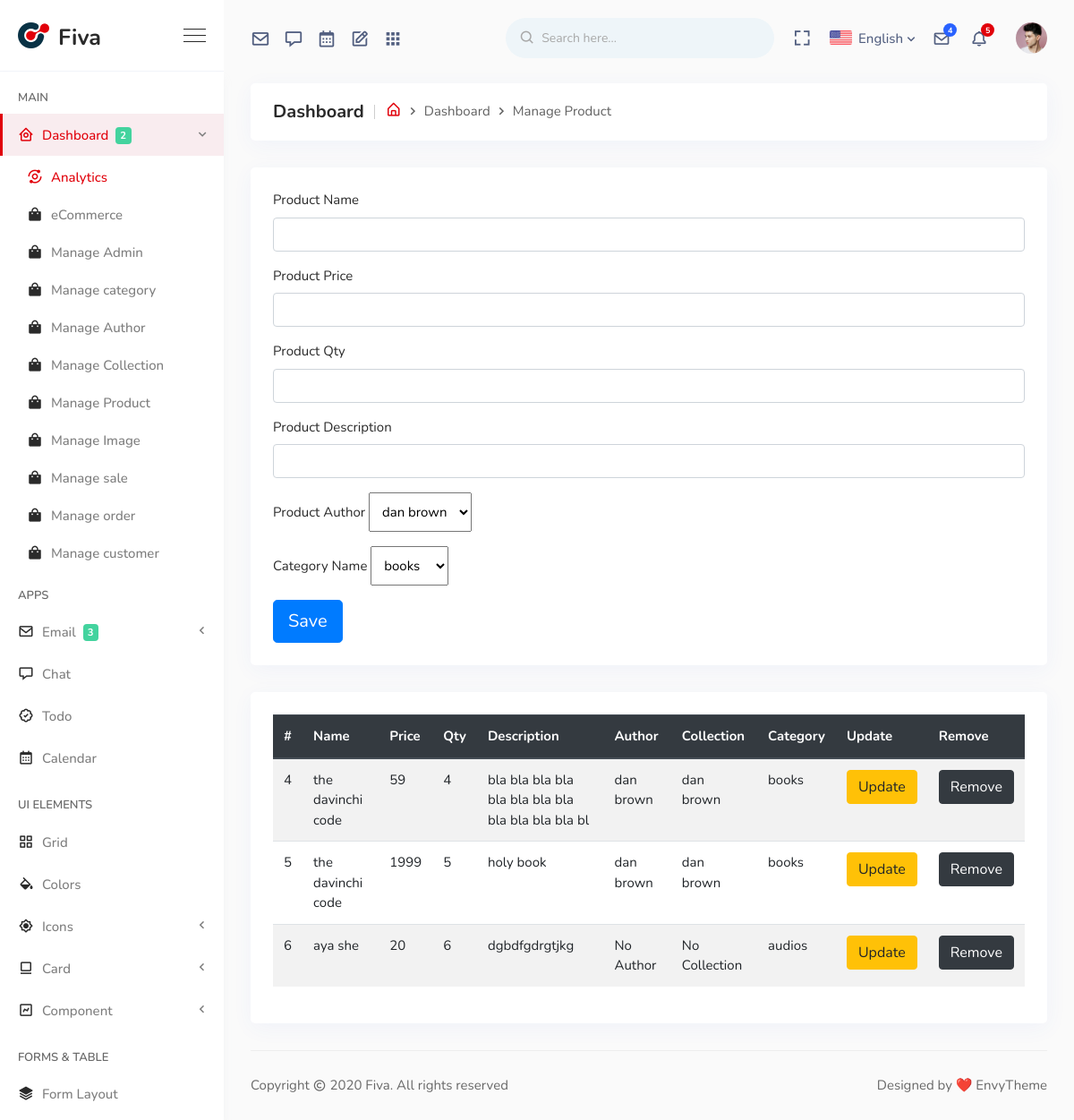
/admin/manage_product.php (signed in), run on the app's committed database.
### tables this page shows
CREATE TABLE `product` (
  `pro_id` int(3) NOT NULL,
  `pro_name` varchar(100) NOT NULL,
  `pro_price` int(10) NOT NULL,
  `pro_qty` int(3) NOT NULL,
  `pro_desc` varchar(100) NOT NULL,
  `author_id` int(3) NOT NULL,
  `coll_id` int(3) NOT NULL,
  `cat_id` int(3) NOT NULL
);

CREATE TABLE `author` (
  `author_id` int(3) NOT NULL,
  `author_name` varchar(50) NOT NULL
);

CREATE TABLE `collection` (
  `coll_id` int(3) NOT NULL,
  `coll_name` varchar(50) NOT NULL,
  `author_id` int(3) NOT NULL
);

CREATE TABLE `category` (
  `cat_id` int(3) NOT NULL,
  `cat_name` varchar(20) NOT NULL
);

### admin/manage_product.php (the view, shortened to what this page needs)
<?php include 'includes/connection.php';
include 'includes/header.php'; ?>
<div class="breadcrumb-area">
    <h1>Dashboard</h1>
    <ol class="breadcrumb">
        <li class="item"><a href="dashboard-analytics.php"><i class='bx bx-home-alt'></i></a></li>
        <li class="item">Dashboard</li>
        <li class="item">Manage Product</li>
    </ol>
</div>
<div class="card mb-30">
    <form method="post" action="" enctype="multipart/form-data">
        <div class="form-group">
            <label>Product Name</label>
            <input type="text" name="pro-name" class="form-control" required>
        </div>
        <div class="form-group">
            <label>Product Price</label>
            <input type="text" name="pro-price" class="form-control" required>
        </div>
        <div class="form-group">
            <label>Product Qty</label>
            <input type="number" name="pro-qty" class="form-control" required>
        </div>
        <div class="form-group">
            <label>Product Description</label>
            <input type="text" name="pro-desc" class="form-control" required>
        </div>
        <div class="form-group">
            <label>Product Author</label>
            <select name="author-id"  style="padding: 10px;" class="custom-file-select select-author">
                <?php
                $query = " select * from author ";
                $result = mysqli_query($conn,$query);
                while($author = mysqli_fetch_assoc($result)){
                        echo "<option value='{$author['author_id']}'>{$author['author_name']}</option>";
                }
                ?>
            </select>
        </div>
        <div class="form-group">
            <label>Category Name</label>
            <select name="cat-id"  style="padding: 10px;" class="custom-file-select select-cat" required>
                <?php
                $query = " select * from category ";
                $result = mysqli_query($conn,$query);
                while($cat = mysqli_fetch_assoc($result)){
                echo "<option value='{$cat['cat_id']}'>{$cat['cat_name']}</option>";
                }
                ?>
            </select>
        </div>
        <button type="submit" name="submit" class="btn btn-lg btn-primary">Save</button>
    </form>
</div>
<div class="card mb-30">
    <table class="table table-striped">
        <thead class="thead-dark">
        <tr>
            <th scope="col">#</th>
            <th scope="col">Name</th>
            <th scope="col">Price</th>
            <th scope="col">Qty</th>
            <th scope="col">Description</th>
            <th scope="col">Author</th>
            <th scope="col">Collection</th>
            <th scope="col">Category</th>
            <th scope="col">Update</th>
            <th scope="col">Remove</th>
        </tr>
        </thead>
        <tbody>
        <?php
        $query = " select pro_id,pro_name,pro_price,pro_qty,pro_desc,product.author_id,product.coll_id,author_name,coll_name,cat_name,product.cat_id from product
 inner join category on product.cat_id=category.cat_id
 inner join author on product.author_id = author.author_id
 inner join collection on product.coll_id=collection.coll_id order by product.pro_id asc ";
        $result = mysqli_query($conn,$query);
        while($pro = mysqli_fetch_assoc($result)){
            echo "<tr>";
            echo "<td>{$pro['pro_id']}</td>";
            echo "<td>{$pro['pro_name']}</td>";
            echo "<td>{$pro['pro_price']}</td>";
            echo "<td>{$pro['pro_qty']}</td>";
            echo "<td>{$pro['pro_desc']}</td>";
            if($pro['author_id'] == 1){ echo "<td>No Author</td>";}else{echo "<td>{$pro['author_name']}</td>";}
            if ($pro['coll_id']!=1) {
                echo "<td>{$pro['coll_name']}</td>";
            } else {
                echo "<td>No Collection</td>";
            }
            echo "<td>{$pro['cat_name']}</td>";
            echo "<td><button cat_id='{$pro['cat_id']}' coll_id='{$pro['coll_id']}' author_id='{$pro['author_id']}' class='update btn btn-warning mb-1' data-toggle='modal' data-target='#updateModal'>
                                   Update
                                    </button></td>";
            echo "<td><button pro_id='{$pro['pro_id']}' pro_name='{$pro['pro_name']}' class='remove btn btn-dark mb-1' data-toggle='modal' data-target='#removeModal'>
                                    Remove
                                    </button></td>";
            echo "</tr>";
        }
        ?>
        </tbody>
    </table>
</div>
<?php include 'includes/footer.php'; ?>

### data on the page
product: pro_id "4", pro_name "the davinchi code", pro_price "59", pro_qty "4", pro_desc "bla bla bla bla bla bla bla bla bla bla bla bla bl", author.author_name "dan brown", coll.coll_name "dan brown", cat.cat_name "books"
product: pro_id "5", pro_name "the davinchi code", pro_price "1999", pro_qty "5", pro_desc "holy book", author.author_name "dan brown", coll.coll_name "dan brown", cat.cat_name "books"
product: pro_id "6", pro_name "aya she", pro_price "20", pro_qty "6", pro_desc "dgbdfgdrgtjkg", shows "No Author", shows "No Collection", cat.cat_name "audios"

### other printed values
form field author-id "dan brown"
form field cat-id "books"
